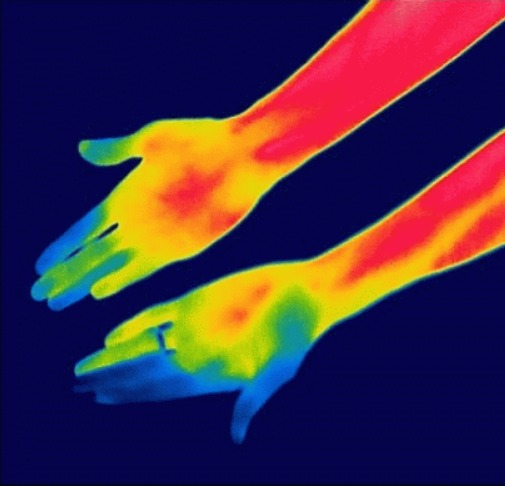
#> input picture rgb image extraction/rgb.jpeg, 505 x 486 px
$ jupyter execute 'RGB image extraction.ipynb'
#> lines starting #> are read from the running program, lines starting #| are printed output that depends on the picture
[cell 1]
import cv2
import numpy as np
img = cv2.imread("rgb.jpeg",1)
#> img is the input picture: shape (486, 505, 3); mean B, G, R 70.2, 47.3, 71.6
img =cv2.resize(img, (1280, 720))
#> img: shape (720, 1280, 3)
cv2.imshow('rgb',img)
cv2.waitKey(0)
cv2.destroyAllWindows()

[cell 2]
img.shape
#> Out = (720, 1280, 3)

# Blue Image

[cell 3]
b, g, r = cv2.split(img)
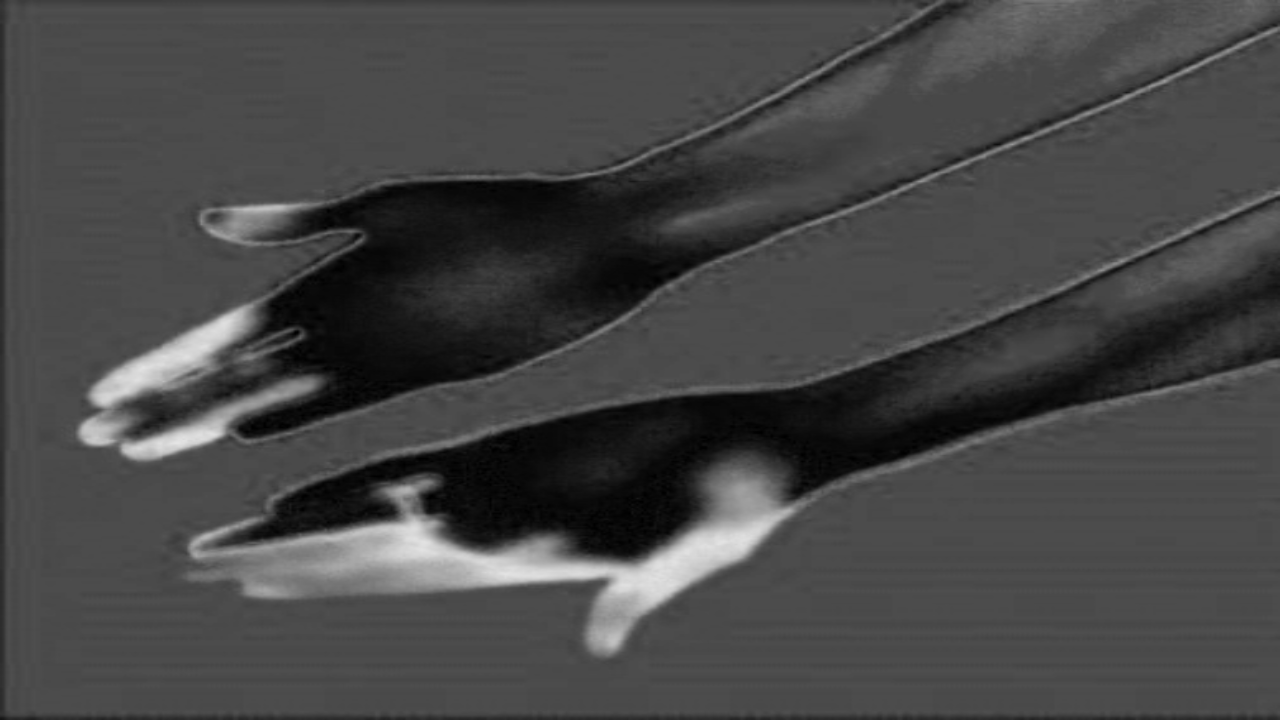
#> b: shape (720, 1280); min 0, max 228, mean 70.1

zeros_ch = np.zeros(img.shape[0:2], dtype="uint8")
blue_img = cv2.merge([b, zeros_ch, zeros_ch])
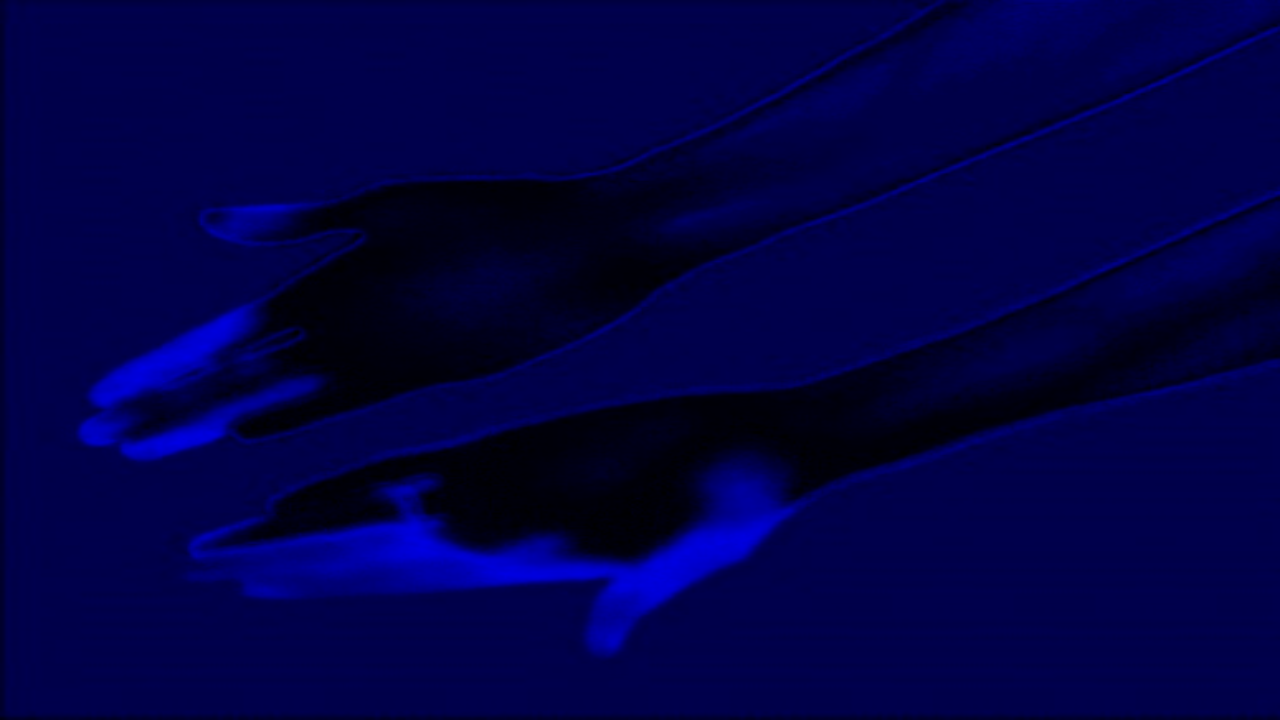
#> blue_img: shape (720, 1280, 3); mean of channels 0, 1, 2 70.1, 0, 0; drawn as B, G, R
cv2.imshow("Blue Image", blue_img)
cv2.waitKey(0)
cv2.destroyAllWindows()

# Green Image

[cell 4]
green_img = cv2.merge([zeros_ch, g, zeros_ch])
cv2.imshow("Green Image", green_img)
cv2.waitKey(0)
cv2.destroyAllWindows()

# Red Image

[cell 5]
red_img = cv2.merge([zeros_ch, zeros_ch, r])
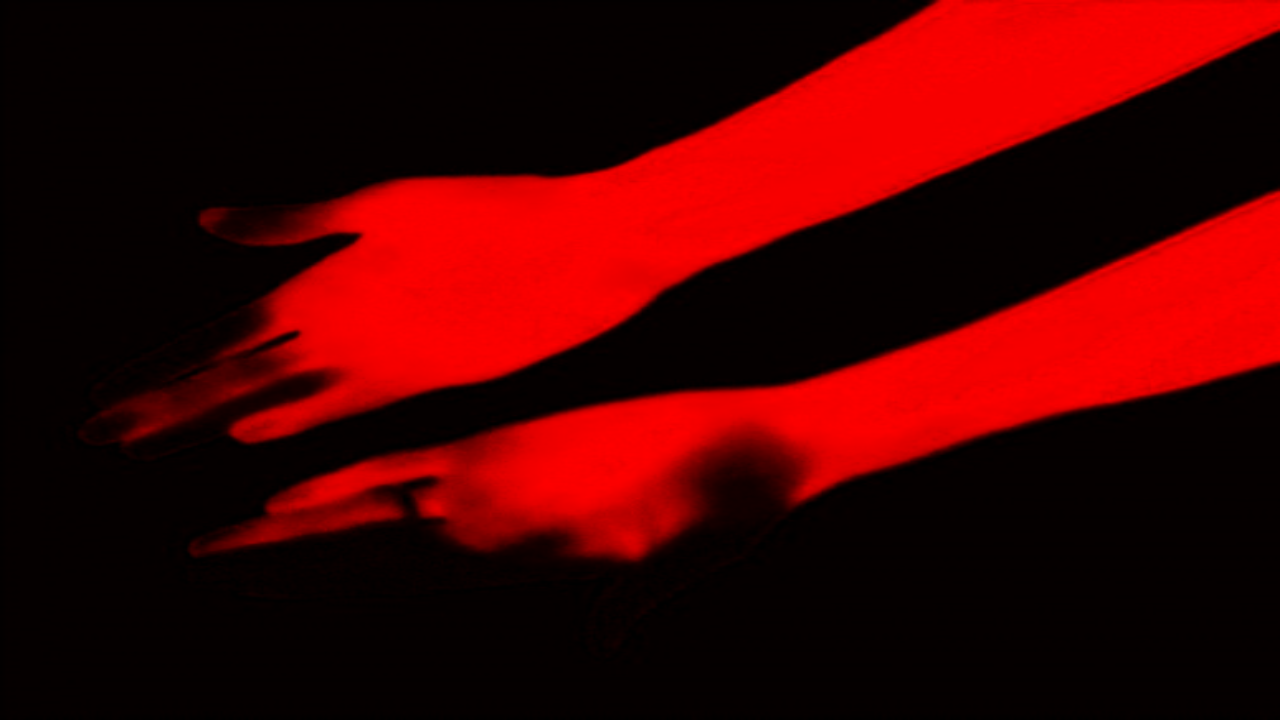
#> red_img: shape (720, 1280, 3); mean of channels 0, 1, 2 0, 0, 71.5; drawn as B, G, R
cv2.imshow("Red Image", red_img)
cv2.waitKey(0)
cv2.destroyAllWindows()

# Show Image using index splitting and 4 images in one window

[cell 6]
img = cv2.resize(img, (400,300))
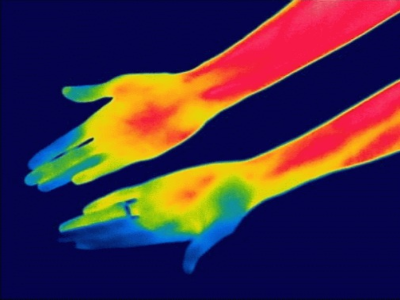
#> img: shape (300, 400, 3); mean B, G, R 70.1, 47.2, 71.5

red_array =np.zeros(img.shape, dtype="uint8")
red_array[:,:,2] = img[:,:,2]
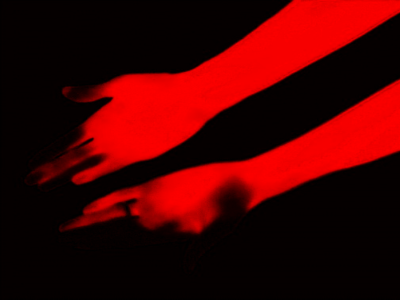
#> red_array: shape (300, 400, 3); mean B, G, R 0, 0, 71.5

green_array =np.zeros(img.shape, dtype="uint8")
green_array[:,:,1] = img[:,:,1]
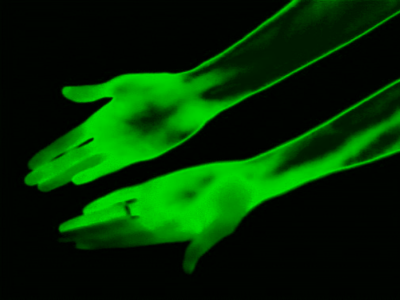
#> green_array: shape (300, 400, 3); mean B, G, R 0, 47.2, 0

blue_array =np.zeros(img.shape, dtype="uint8")
blue_array[:,:,0] = img[:,:,0]
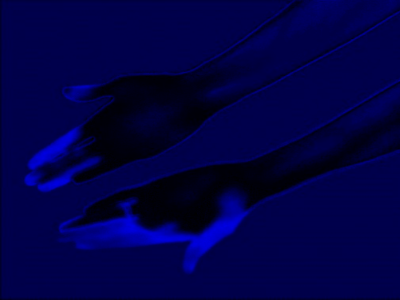
#> blue_array: shape (300, 400, 3); mean B, G, R 70.1, 0, 0

ht1 = np.hstack((img, red_array))
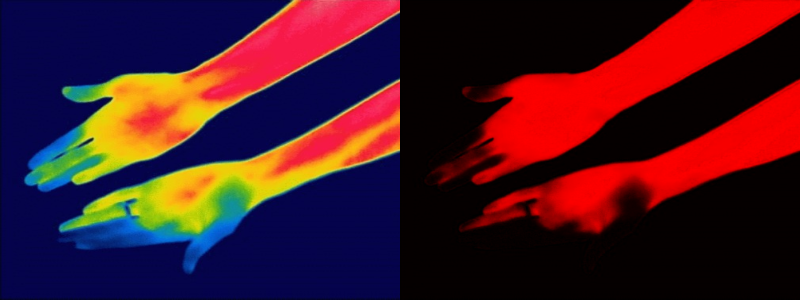
#> ht1: shape (300, 800, 3); mean B, G, R 35, 23.6, 71.5
ht2 = np.hstack((green_array, blue_array))
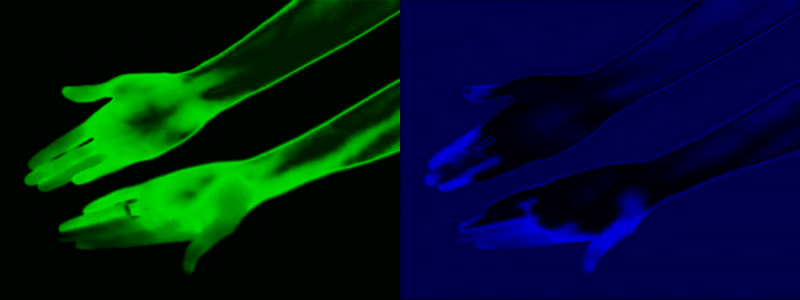
#> ht2: shape (300, 800, 3); mean B, G, R 35, 23.6, 0
img_4 = np.vstack((ht1,ht2))
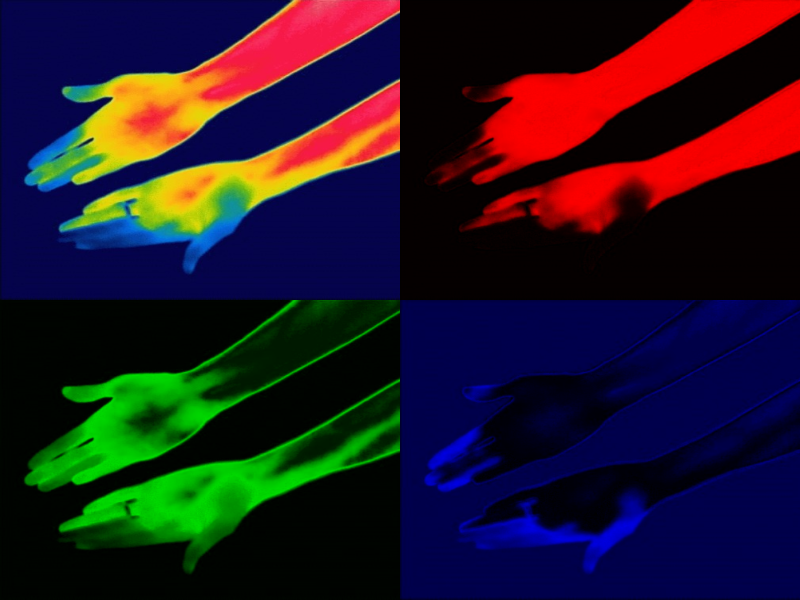
#> img_4: shape (600, 800, 3); mean B, G, R 35, 23.6, 35.7

cv2.imshow("4 images together", img_4)
cv2.waitKey(0)
cv2.destroyAllWindows()

# Extract the rgb values

[cell 7]
(B, G, R) = img[100, 100]
#> B = 53; G = 12; R = 4

# Displaying the pixel values
print("R = {}, G = {}, B = {}".format(R, G, B))
#| R = 4, G = 12, B = 53
